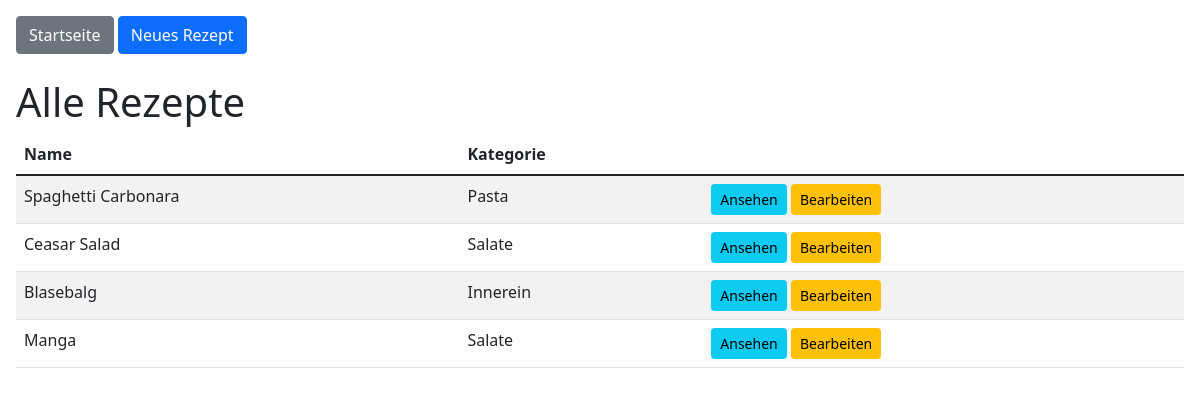
The page / on the database its author committed.
### tables this page shows
CREATE TABLE recipes (
    id INTEGER PRIMARY KEY AUTOINCREMENT,
    name TEXT NOT NULL,
    category TEXT,
    preparation_time INTEGER,
    cooking_time INTEGER,
    instructions TEXT,
    notes TEXT
);

### app.py (the view)
@app.route('/')
def index():
    conn = get_db_connection()
    recipes = conn.execute('SELECT id, name, category FROM recipes').fetchall()
    conn.close()
    return render_template('index.html', recipes=recipes)

### app.py (called while the page is built)
def get_db_connection():
    conn = sqlite3.connect('database.db')
    conn.row_factory = sqlite3.Row
    return conn

### templates/index.html
{% extends "layout.html" %}
{% block content %}
<h1>Alle Rezepte</h1>
<table class="table table-striped">
    <thead>
        <tr>
            <th>Name</th>
            <th>Kategorie</th>
            <th></th>
        </tr>
    </thead>
    <tbody>
    {% for recipe in recipes %}
        <tr>
            <td>{{ recipe.name }}</td>
            <td>{{ recipe.category }}</td>
            <td>
                <a href="{{ url_for('show_recipe', recipe_id=recipe.id) }}" class="btn btn-sm btn-info">Ansehen</a>
                <a href="{{ url_for('edit_recipe', recipe_id=recipe.id) }}" class="btn btn-sm btn-warning">Bearbeiten</a>
            </td>
        </tr>
    {% endfor %}
    </tbody>
</table>
{% endblock %}

### rows shown on the page
recipes: name "Spaghetti Carbonara", category "Pasta"
recipes: name "Ceasar Salad", category "Salate"
recipes: name "Blasebalg", category "Innerein"
recipes: name "Manga", category "Salate"
